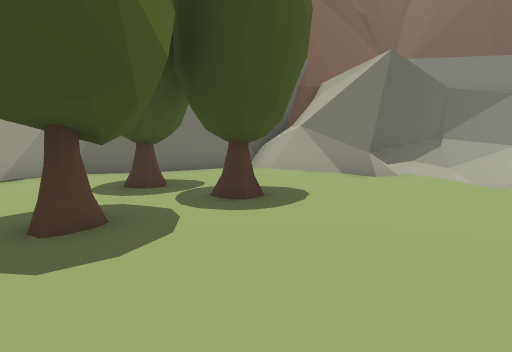
View 1 (above)

13 first-person views from a walk through a Unity game level. The camera is 1.5 m above the floor, tilts 6° down and sees 75° across. The floor is counted in squares, 2 m on a side. Each view is taken from the middle of a square. On the plan, view 1 faces up. The plan holds only what a view shows up to about 11 squares ahead; the rest is blank. The place goes on beyond the plan.

View 2
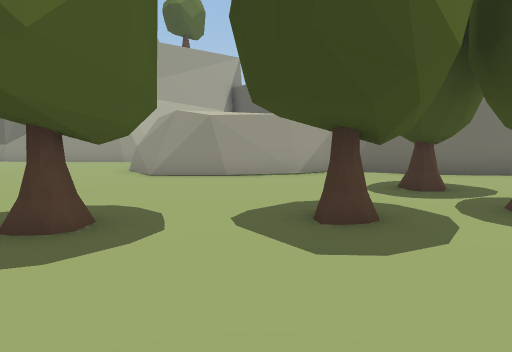

View 3
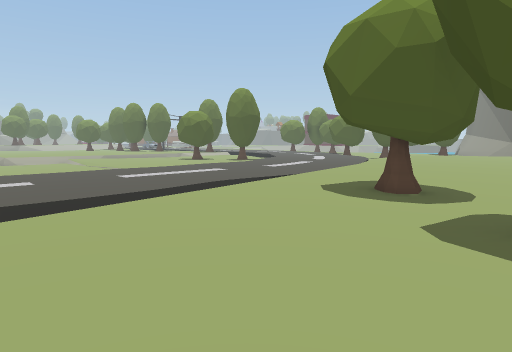

View 4
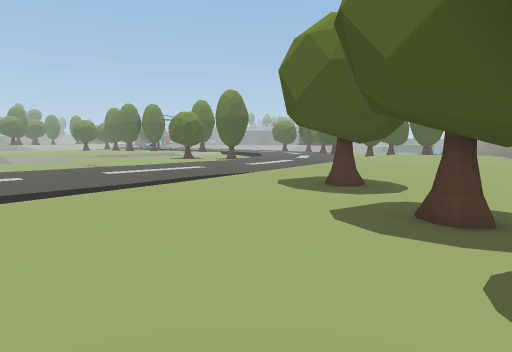

View 5
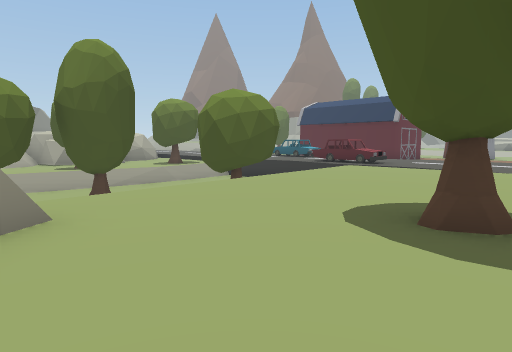

View 6
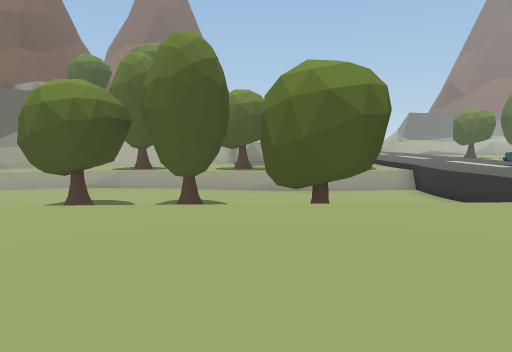

View 7
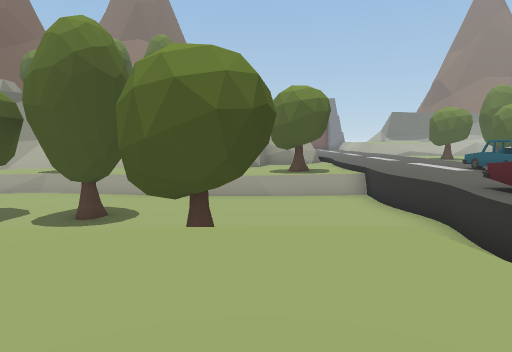

View 8
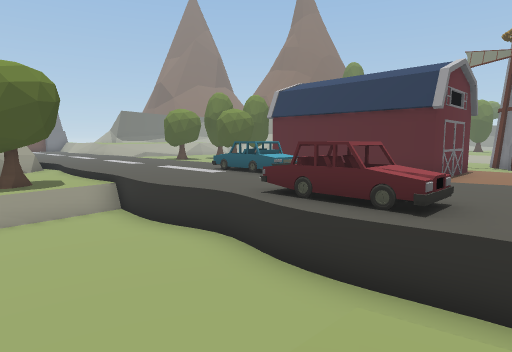

View 9
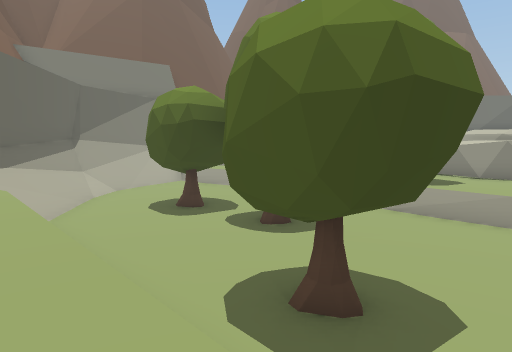

View 10
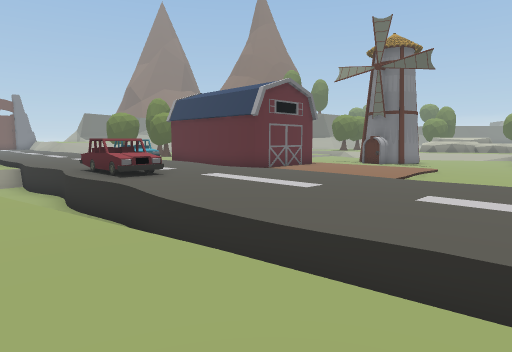

View 11
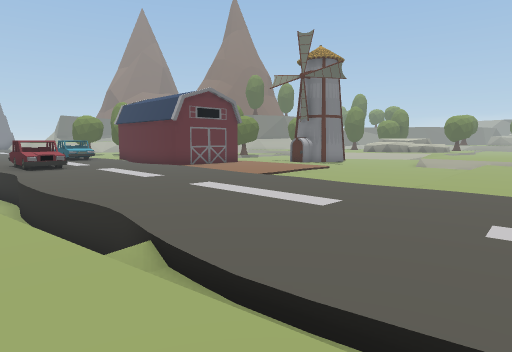

View 12
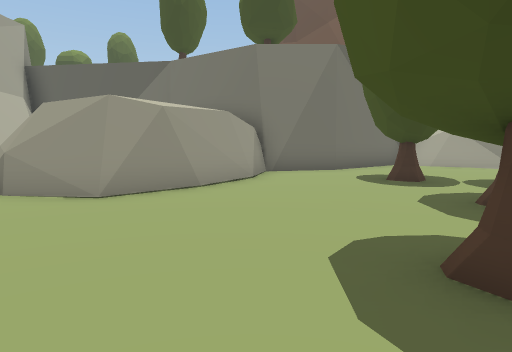

View 13
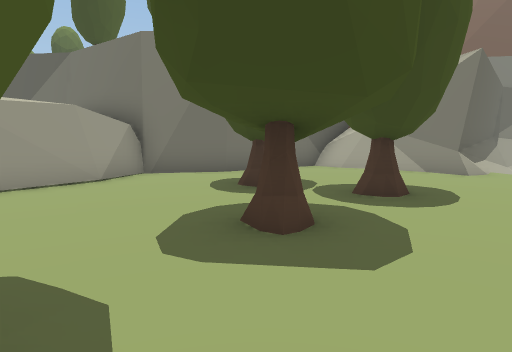

### Floor plan
Key: @ floor where view 1 was taken; # wall or solid block; . main floor; : floor 0.25 m higher than the main floor; - floor 0.25 m lower than the main floor; _ floor 0.5 m lower than the main floor; < floor 0.75 m lower than the main floor; ( floor 1.5 m lower than the main floor; / step, stairs or slope; = window, fence, low wall or low ledge; v drop or lower ground; T tree; C car; O other object.
Columns run from 7 left of view 1 to 17 right of it. Each row starts with its distance up from view 1.
 10      ####  ##=    =
  9    ###::#### (((((v-
  8   ##:::::## ((((((v-
  7  ##:::::::: (((T(((
  6  #..:T::::: (((((((-
  5 ##..:::T::: (((T((v-
  4 #....:::::: (((T((v
  3 :....T:::::  (((((v_ __#
  2 :::..::::::  T((((v____#
  1 :::TT::::::v((((((v___
  0 :::::::@:::v((((((v_T
 -1 :::::::     ((((((v-T___#
 -2 :--v  ==##  ## (vv#----
 -3 ............CCC.......
 -4 ............CC ......
 -5 ..............  ....
 -6  .............  CCC.
 -7  ../........==
 -8
 -9  ___        _OOOO
-10  __/__<_/   _O
-11  __/_<<_/   _O
-12  __/<<<</   _O
-13   _/<

Positions as (right, up) in squares from view 1, and headings:
1: (0, 0), facing up
2: (0, 0), facing up-left
3: (2, 3), facing down-left
4: (2, 4), facing down-left
5: (-1, 8), facing down-right
6: (0, 3), facing right
7: (1, 1), facing right
8: (3, 1), facing down-right
9: (3, 0), facing up-right
10: (-3, 0), facing down-right
11: (-7, -1), facing down-right
12: (-5, -1), facing up
13: (-2, 0), facing up
